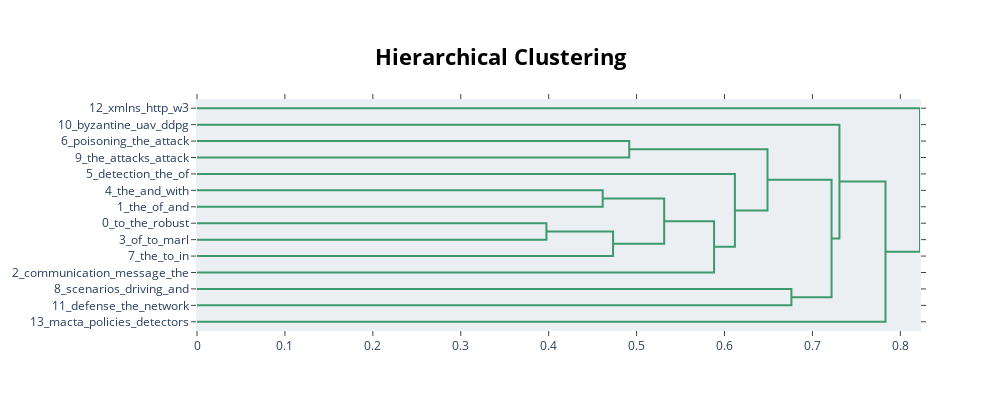

The code cell stored with this chart in its notebook:
### Code cell
topic_model.visualize_hierarchy()

### Figure 1 — Plotly figure (JSON) as saved in the notebook; plotly's stock layout.template omitted (floating-point values rounded to 4 significant figures)
{"data": [{"hoverinfo": "text", "marker": {"color": "rgb(61,153,112)"}, "mode": "lines", "type": "scatter", "x": [0, 0.4916, 0.4916, 0], "xaxis": "x", "y": [-25, -25, -35, -35], "yaxis": "y"}, {"hoverinfo": "text", "marker": {"color": "rgb(61,153,112)"}, "mode": "lines", "type": "scatter", "x": [0, 0.4614, 0.4614, 0], "xaxis": "x", "y": [-55, -55, -65, -65], "yaxis": "y"}, {"hoverinfo": "text", "marker": {"color": "rgb(61,153,112)"}, "mode": "lines", "type": "scatter", "x": [0, 0.3974, 0.3974, 0], "xaxis": "x", "y": [-75, -75, -85, -85], "yaxis": "y"}, {"hoverinfo": "text", "marker": {"color": "rgb(61,153,112)"}, "mode": "lines", "type": "scatter", "x": [0.3974, 0.4732, 0.4732, 0], "xaxis": "x", "y": [-80, -80, -95, -95], "yaxis": "y"}, {"hoverinfo": "text", "marker": {"color": "rgb(61,153,112)"}, "mode": "lines", "type": "scatter", "x": [0.4614, 0.5314, 0.5314, 0.4732], "xaxis": "x", "y": [-60, -60, -87.5, -87.5], "yaxis": "y"}, {"hoverinfo": "text", "marker": {"color": "rgb(61,153,112)"}, "mode": "lines", "type": "scatter", "x": [0.5314, 0.5881, 0.5881, 0], "xaxis": "x", "y": [-73.75, -73.75, -105, -105], "yaxis": "y"}, {"hoverinfo": "text", "marker": {"color": "rgb(61,153,112)"}, "mode": "lines", "type": "scatter", "x": [0, 0.6118, 0.6118, 0.5881], "xaxis": "x", "y": [-45, -45, -89.38, -89.38], "yaxis": "y"}, {"hoverinfo": "text", "marker": {"color": "rgb(61,153,112)"}, "mode": "lines", "type": "scatter", "x": [0.4916, 0.6489, 0.6489, 0.6118], "xaxis": "x", "y": [-30, -30, -67.19, -67.19], "yaxis": "y"}, {"hoverinfo": "text", "marker": {"color": "rgb(61,153,112)"}, "mode": "lines", "type": "scatter", "x": [0, 0.6761, 0.6761, 0], "xaxis": "x", "y": [-115, -115, -125, -125], "yaxis": "y"}, {"hoverinfo": "text", "marker": {"color": "rgb(61,153,112)"}, "mode": "lines", "type": "scatter", "x": [0.6489, 0.7218, 0.7218, 0.6761], "xaxis": "x", "y": [-48.59, -48.59, -120, -120], "yaxis": "y"}, {"hoverinfo": "text", "marker": {"color": "rgb(61,153,112)"}, "mode": "lines", "type": "scatter", "x": [0, 0.7307, 0.7307, 0.7218], "xaxis": "x", "y": [-15, -15, -84.3, -84.3], "yaxis": "y"}, {"hoverinfo": "text", "marker": {"color": "rgb(61,153,112)"}, "mode": "lines", "type": "scatter", "x": [0.7307, 0.7831, 0.7831, 0], "xaxis": "x", "y": [-49.65, -49.65, -135, -135], "yaxis": "y"}, {"hoverinfo": "text", "marker": {"color": "rgb(61,153,112)"}, "mode": "lines", "type": "scatter", "x": [0, 0.8224, 0.8224, 0.7831], "xaxis": "x", "y": [-5, -5, -92.32, -92.32], "yaxis": "y"}], "layout": {"autosize": false, "height": 410, "hoverlabel": {"bgcolor": "white", "font": {"family": "Rockwell", "size": 16}}, "hovermode": "closest", "plot_bgcolor": "#ECEFF1", "showlegend": false, "title": {"font": {"color": "Black", "size": 22}, "text": "<b>Hierarchical Clustering</b>", "x": 0.5, "xanchor": "center", "yanchor": "top"}, "width": 1000, "xaxis": {"mirror": "allticks", "rangemode": "tozero", "showgrid": false, "showline": true, "showticklabels": true, "ticks": "outside", "type": "linear", "zeroline": false}, "yaxis": {"mirror": "allticks", "range": [-140, 0], "rangemode": "tozero", "showgrid": false, "showline": true, "showticklabels": true, "tickmode": "array", "ticks": "outside", "ticktext": ["12_xmlns_http_w3", "10_byzantine_uav_ddpg", "6_poisoning_the_attack", "9_the_attacks_attack", "5_detection_the_of", "4_the_and_with", "1_the_of_and", "0_to_the_robust", "3_of_to_marl", "7_the_to_in", "2_communication_message_the", "8_scenarios_driving_and", "11_defense_the_network", "13_macta_policies_detectors"], "tickvals": [-5, -15, -25, -35, -45, -55, -65, -75, -85, -95, -105, -115, -125, -135], "type": "linear", "zeroline": false}}}
